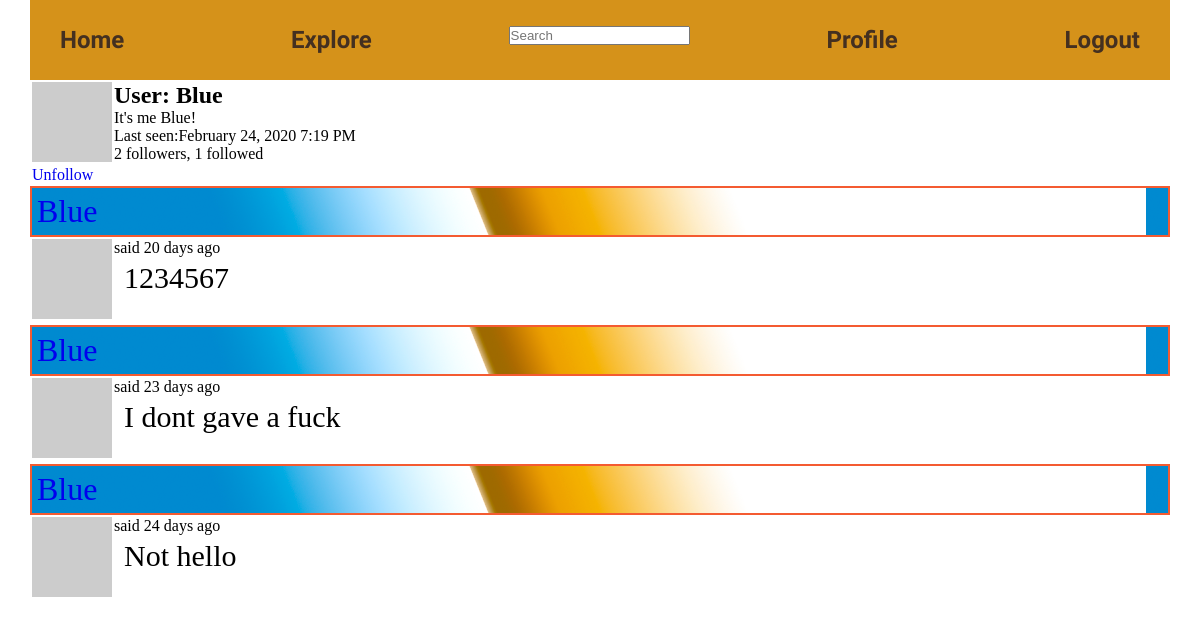
/user/Blue (signed in), run on the app's committed database.
### app/models.py (models this page shows, shortened)
class User(db.Model, UserMixin):
    id = db.Column(db.Integer, primary_key=True)
    username = db.Column(db.String(64), nullable=False, index=True, unique=True)
    email = db.Column(db.String(120), nullable=False, index=True, unique=True)
    password_hash = db.Column(db.String(128))
    posts = db.relationship('Post', backref='author', lazy='dynamic')
    about_me = db.Column(db.Text)
    last_seen = db.Column(db.DateTime, default=datetime.utcnow)
    followed = db.relationship('User', secondary=followers,
                               primaryjoin=(followers.c.follower_id == id),
                               secondaryjoin=(followers.c.followed_id == id),
                               backref=db.backref('followers', lazy='dynamic'), lazy='dynamic')
    def is_following(self, user):
        return self.followed.filter(followers.c.followed_id == user.id).count() > 0
    def avatar(self, size):
        digest = md5(self.email.lower().encode('utf-8')).hexdigest()
        return 'https://www.gravatar.com/avatar/{}?d=identicon&s={}'.format(
            digest, size)

class SearchableMixin(object):
    @classmethod
    def before_commit(cls, session):
        session._changes = {
            'add': list(session.new),
            'update': list(session.dirty),
            'delete': list(session.deleted)
        }
    @classmethod
    def after_commit(cls, session):
        for obj in session._changes['add']:
            if isinstance(obj, SearchableMixin):
                add_to_index(obj.__tablename__, obj)
        for obj in session._changes['update']:
            if isinstance(obj, SearchableMixin):
                add_to_index(obj.__tablename__, obj)
        for obj in session._changes['delete']:
            if isinstance(obj, SearchableMixin):
                remove_from_index(obj.__tablename__, obj)
        session._changes = None

class Post(SearchableMixin, db.Model):
    __searchable__ = ['body']
    id = db.Column(db.Integer, primary_key=True)
    body = db.Column(db.Text)
    timestamp = db.Column(db.DateTime, index=True, default=datetime.utcnow)
    user_id = db.Column(db.Integer, db.ForeignKey('user.id'))
    language = db.Column(db.String(5))

### app/main/routes.py (the view)
@bp.route('/user/<username>')
@login_required
def user(username):
    page = request.args.get('page', 1, type=int)
    user = User.query.filter_by(username=username).first_or_404()
    posts = Post.query.filter_by(author=user).order_by(Post.timestamp.desc()).paginate(page,
                                                                                       app.config['POST_PER_PAGE'],
                                                                                       False)
    next_url = url_for('main.user', username=user.username, page=posts.next_num) if posts.has_next else None
    prev_url = url_for('main.user', username=user.username, page=posts.prev_num) if posts.has_prev else None
    return render_template('user.html', user=user, posts=posts.items, next_url=next_url, prev_url=prev_url)

### app/main/form.py
class SearchForm(FlaskForm):
    q = StringField(_l('Search'), validators=[DataRequired()])
    def __init__(self, *args, **kwargs):
        if 'formdata'not in kwargs:
            kwargs['formdata'] = request.args
        if 'csrf_enabled' not in kwargs:
            kwargs['csrf_enabled'] = False
        super(SearchForm, self).__init__(*args, **kwargs)

### app/main/routes.py (called while the page is built)
@bp.before_app_request
def before_request():
    if current_user.is_authenticated:
        current_user.last_seen = datetime.utcnow()
        db.session.commit()
        g.search_form = SearchForm()
    g.locale = str(get_locale())

### app/models.py (called while the page is built)
@login.user_loader
def load_user(id):
    return User.query.get(int(id))

### app/templates/user.html (shortened to what this page needs)
{% extends 'base.html' %}
{% block body %}
    <table>
        <tr valign="top">
            <td><img src="{{ user.avatar(64) }}">
                {% if user == current_user %}
                    <a href="/edit_profile" class="edit_profile">Edit</a>
                {% elif not current_user.is_following(user) %}
                    <div class="follow">
                        <a id="button_follow" href="{{ url_for('main.follow', username=user.username) }}">Follow</a>
                    </div>
                {% else %}
                    <div class="unfollow">
                        <a id="button_unfollow" href="{{ url_for('main.unfollow', username=user.username) }}">Unfollow</a>
                    </div>
                {% endif %}
            </td>
            <td><h1>User: {{ user.username }}</h1>
                {% if user.about_me %}<p>{{ user.about_me }}</p> {% endif %}
                {% if user.last_seen %}<p> Last seen:{{ moment(user.last_seen).format('LLL') }}</p> {% endif %}
                <div class="followers">
                    {{ user.followers.count() }} followers, {{ user.followed.count() }} followed
                </div>
            </td>
        </tr>
    </table>
    {% for post in posts %}
        {% include '_post.html' %}
    {% endfor %}
{% endblock %}

### app/templates/_post.html (shortened to what this page needs)
<table>
    <tr valign="top">
        <td><img src="{{ post.author.avatar(36) }}"></td>
        <div class="post_show__label">
            <a href="{{ url_for('main.user', username=post.author.username) }}">{{ post.author.username }}</a>
        </div>
        <td>
            said {{ moment(post.timestamp).fromNow() }}
            <p class="post_show__text">{{ post.body }}</p>
        </td>
    </tr>
</table>

### app/static/css/style.css (style rules this page uses)
* { box-sizing: border-box; margin: 0; padding: 0; }
a { text-decoration: none; }
.post_show__label { font-size: 32px; padding: 5px; font-family: fantasy; border: 2px #f45b31 solid; background-image: url("../img/bg-label.png"); color: #000000; }
.post_show__text { font-size: 30px; margin: 4px 10px 10px; font-family: Ebrima, cursive; }

### data on the page
User: username "Blue", about_me "It's me Blue!", last_seen "February 24, 2020 7:19 PM"
Post: author.username "Blue", timestamp "20 days ago", body "1234567"
Post: author.username "Blue", timestamp "23 days ago", body "I dont gave a fuck"
Post: author.username "Blue", timestamp "24 days ago", body "Not hello"

### other printed values
{{ user.followers.count() }} "2"
{{ user.followed.count() }} "1"
